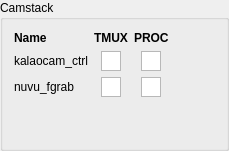
      <widget class="QGroupBox" name="camstack_groupbox">
       <property name="title">
        <string>Camstack</string>
       </property>
       <layout class="QGridLayout" name="gridLayout">
        <item row="0" column="1">
         <spacer name="horizontalSpacer_9">
          <property name="orientation">
           <enum>Qt::Horizontal</enum>
          </property>
          <property name="sizeHint" stdset="0">
           <size>
            <width>40</width>
            <height>20</height>
           </size>
          </property>
         </spacer>
        </item>
        <item row="0" column="0">
         <layout class="QGridLayout" name="camstack_layout" columnstretch="0,0,0">
          <item row="0" column="2" alignment="Qt::AlignHCenter">
           <widget class="QLabel" name="camstack_proc_label">
            <property name="font">
             <font>
              <bold>true</bold>
             </font>
            </property>
            <property name="text">
             <string>PROC</string>
            </property>
           </widget>
          </item>
          <item row="0" column="1" alignment="Qt::AlignHCenter">
           <widget class="QLabel" name="camstack_tmux_label">
            <property name="font">
             <font>
              <bold>true</bold>
             </font>
            </property>
            <property name="text">
             <string>TMUX</string>
            </property>
           </widget>
          </item>
          <item row="1" column="0">
           <widget class="QLabel" name="kalaocamctrl_label">
            <property name="text">
             <string>kalaocam_ctrl</string>
            </property>
           </widget>
          </item>
          <item row="1" column="2" alignment="Qt::AlignHCenter">
           <widget class="KStatusIndicator" name="kalaocamctrl_proc_indicator">
            <property name="sizePolicy">
             <sizepolicy hsizetype="Fixed" vsizetype="Fixed">
              <horstretch>0</horstretch>
              <verstretch>0</verstretch>
             </sizepolicy>
            </property>
            <property name="minimumSize">
             <size>
              <width>20</width>
              <height>20</height>
             </size>
            </property>
            <property name="maximumSize">
             <size>
              <width>20</width>
              <height>20</height>
             </size>
            </property>
            <property name="cursor" stdset="0">
             <cursorShape>WhatsThisCursor</cursorShape>
            </property>
           </widget>
          </item>
          <item row="1" column="1" alignment="Qt::AlignHCenter">
           <widget class="KStatusIndicator" name="kalaocamctrl_tmux_indicator">
            <property name="sizePolicy">
             <sizepolicy hsizetype="Fixed" vsizetype="Fixed">
              <horstretch>0</horstretch>
              <verstretch>0</verstretch>
             </sizepolicy>
            </property>
            <property name="minimumSize">
             <size>
              <width>20</width>
              <height>20</height>
             </size>
            </property>
            <property name="maximumSize">
             <size>
              <width>20</width>
              <height>20</height>
             </size>
            </property>
            <property name="cursor" stdset="0">
             <cursorShape>WhatsThisCursor</cursorShape>
            </property>
           </widget>
          </item>
          <item row="0" column="0">
           <widget class="QLabel" name="camstack_name_label">
            <property name="font">
             <font>
              <bold>true</bold>
             </font>
            </property>
            <property name="text">
             <string>Name</string>
            </property>
           </widget>
          </item>
          <item row="2" column="0">
           <widget class="QLabel" name="nuvufgrab_label">
            <property name="text">
             <string>nuvu_fgrab</string>
            </property>
           </widget>
          </item>
          <item row="2" column="1" alignment="Qt::AlignHCenter">
           <widget class="KStatusIndicator" name="nuvufgrab_tmux_indicator">
            <property name="sizePolicy">
             <sizepolicy hsizetype="Fixed" vsizetype="Fixed">
              <horstretch>0</horstretch>
              <verstretch>0</verstretch>
             </sizepolicy>
            </property>
            <property name="minimumSize">
             <size>
              <width>20</width>
              <height>20</height>
             </size>
            </property>
            <property name="maximumSize">
             <size>
              <width>20</width>
              <height>20</height>
             </size>
            </property>
            <property name="cursor" stdset="0">
             <cursorShape>WhatsThisCursor</cursorShape>
            </property>
           </widget>
          </item>
          <item row="2" column="2" alignment="Qt::AlignHCenter">
           <widget class="KStatusIndicator" name="nuvufgrab_proc_indicator">
            <property name="sizePolicy">
             <sizepolicy hsizetype="Fixed" vsizetype="Fixed">
              <horstretch>0</horstretch>
              <verstretch>0</verstretch>
             </sizepolicy>
            </property>
            <property name="minimumSize">
             <size>
              <width>20</width>
              <height>20</height>
             </size>
            </property>
            <property name="maximumSize">
             <size>
              <width>20</width>
              <height>20</height>
             </size>
            </property>
            <property name="cursor" stdset="0">
             <cursorShape>WhatsThisCursor</cursorShape>
            </property>
           </widget>
          </item>
         </layout>
        </item>
        <item row="1" column="0" colspan="2">
         <spacer name="verticalSpacer_11">
          <property name="orientation">
           <enum>Qt::Vertical</enum>
          </property>
          <property name="sizeHint" stdset="0">
           <size>
            <width>20</width>
            <height>40</height>
           </size>
          </property>
         </spacer>
        </item>
       </layout>
      </widget>
